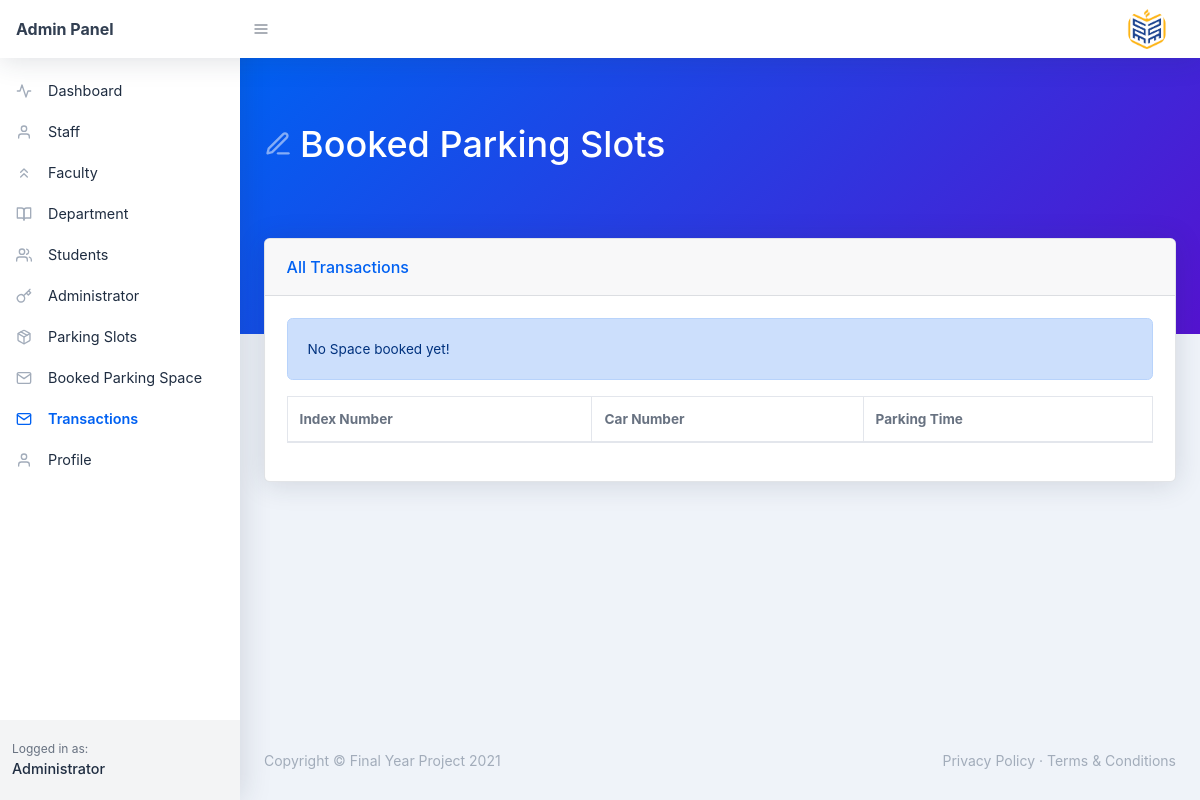
Before: /admin/transactionLog.php with the older database file.
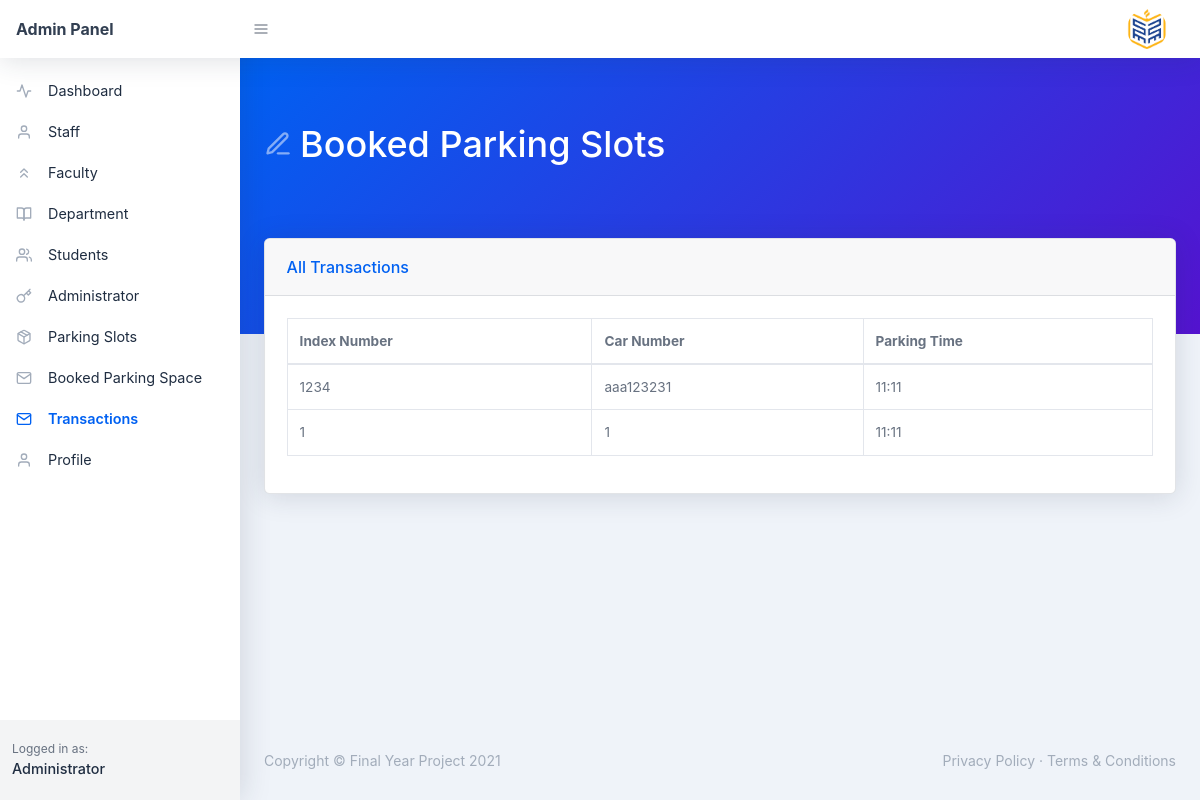
After: the same page with the newer database file.
### tables this page shows
CREATE TABLE `booking` (
  `id` int(11) NOT NULL,
  `indexnumber` varchar(50) NOT NULL,
  `carnumber` varchar(50) NOT NULL,
  `parking_lot` varchar(200) NOT NULL,
  `contact` varchar(20) NOT NULL,
  `status` varchar(50) NOT NULL,
  `parking_time` varchar(255) NOT NULL
);

### admin/transactionLog.php (the view, shortened to what this page needs)
<?php
include('header.php');
?>
<div id="layoutSidenav_content">
    <main>
        <div class="page-header pb-10 page-header-dark bg-gradient-primary-to-secondary">
            <div class="container-fluid">
                <div class="page-header-content">
                    <h1 class="page-header-title">
                        <div class="page-header-icon"><i data-feather="edit-3"></i></div>
                        <span>Booked Parking Slots</span>
                    </h1>
                </div>
            </div>
        </div>
        <div class="container-fluid mt-n10">
            <div class="card mb-4">
                <div class="card-header">All Transactions</div>
                <div class="card-body">
                    <div class="datatable table-responsive">
                        <table class="table table-bordered table-hover" id="dataTable" width="100%" cellspacing="0">
                            <thead>
                                <tr>
                                    <th>Index Number </th>
                                    <th>Car Number </th>
                                    <th>Parking Time </th>
                                </tr>
                            </thead>
                            <tbody>
                                <?php
                                $sql = "SELECT * FROM booking";
                                $query = $conn->prepare($sql);
                                $query->execute(
                                );
                                $results = $query->fetchAll(PDO::FETCH_OBJ);
                                $rowCount = $query->rowCount();
                                if ($rowCount <= 0) {
                                    echo '<div class="alert alert-primary" role="alert">
                                            No Space booked yet!
                                        </div>';
                                }
                                if ($rowCount > 0) {
                                    foreach ($results as $results) {
                                ?>
                                        <tr>
                                            <td><?php echo htmlentities($results->indexnumber) ?></td>
                                            <td><?php echo htmlentities($results->carnumber) ?></td>
                                            <td><?php echo htmlentities($results->parking_time) ?></td>
                                        </tr>
                                <?php }
                                } ?>
                            </tbody>
                        </table>
                    </div>
                </div>
            </div>
        </div>
    </main>
    <?php include('footer.php') ?>
</div>
</div>
</body>

Changed rows visible on the page:
added booking: indexnumber "1234", carnumber "aaa123231", parking_time "11:11"
added booking: indexnumber "1", carnumber "1", parking_time "11:11"
Other visible differences:
text no longer shown: "No Space booked yet!"
